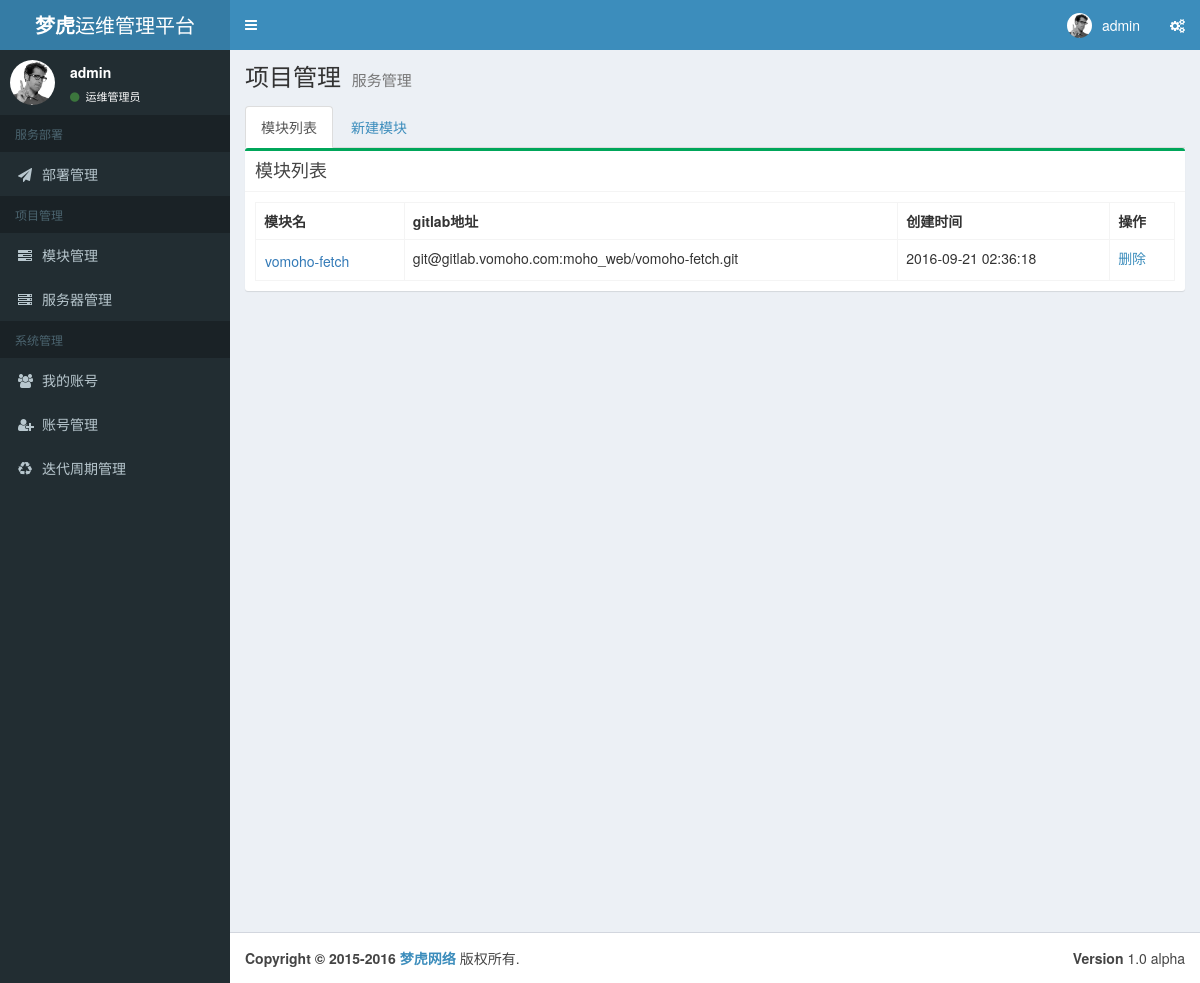
The page /project/project_list (signed in) on the database its author committed.
### tables this page shows
CREATE TABLE users (
  id integer primary key autoincrement,
  email text not null,
  username text not null,
  password text not null,
  system_role integer not null,
  position text not null
);

CREATE TABLE projects (
  id integer primary key autoincrement,
  pid integer,
  name text not null,
  gitlab_url text default "",
  branch text default "",
  pre_shell default "",
  pos_shell default "",
  time TIMESTAMP NOT NULL DEFAULT current_timestamp,
  description text default ""
);

### views/project.py (the view)
@project.route("/project_list")
def project_list():
    if not session.get('logged_in'):
        abort(401)
    cur = g.db.execute("select * from projects")
    projects = cur.fetchall()
    cur2 = g.db.execute("select * from users")
    users = cur2.fetchall()
    return render_template("project_list.html",
                           service_type=SERVICE_TYPE["PROJECT_MANEGE"],
                           service_name=PROJECT_MANEGE["PROJECT_MANEGE"],
                           projects=projects,
                           users=users)

### run.py (called while the page is built)
def connect_db():
    rv = sqlite3.connect(app.config['DATABASE'])
    rv.row_factory = sqlite3.Row
    return rv

@app.before_request
def before_request():
    g.db = connect_db()
    g.cf = configparser.ConfigParser()
    g.cf.read("config.iml")

@app.teardown_request
def teardown_request(exception):
    if exception is not None:
        print(exception)
    db = getattr(g, 'db', None)
    if db is not None:
        db.close()
    g.db.close()

### templates/project_list.html (shortened to what this page needs)
{% extends "base_layout.html" %}
{% block css %}
    <link href="{{ url_for('static', filename='basstyle.css') }}" rel="stylesheet" type="text/css"/>
{% endblock %}
{% block body %}
  <ul class="nav nav-tabs" role="tablist">
      <li role="presentation" class="active"><a href="#project_list" aria-controls="project_list" role="tab" data-toggle="tab">模块列表</a></li>
      <li role="presentation"><a href="#project_manage" aria-controls="project_manage" role="tab" data-toggle="tab">新建模块</a></li>
  </ul>
  <div class="tab-content">
    <div role="tabpanel" class="tab-pane active" id="project_list">
        <div class="row">
            <div class="col-xs-12">
                <div class="box box-success">
                    <div class="box-header with-border">
                        <h3 class="box-title">模块列表</h3>
                    </div>
                    <div class="box-body">
                        <table class="table table-bordered" id="pro_info">
                            <tr>
                                <th>模块名</th>
                                <th>gitlab地址</th>
                                <th>创建时间</th>
                                {% if session.get('username') == 'admin' %}
                                <th>操作</th>
                                {% endif %}
                            </tr>
                            {% for project in projects %}
                            <tr class="pro_info_tr">
                                <td>
                                    <a class="btn btn-link btn-a" data-toggle="modal" data-target="#myModal">{{ project.name }}</a>
                                </td>
                                <td>{{ project.gitlab_url }}</td>
                                <td>{{ project.time }}</td>
                                <td>
                                    {% if session.get('username') == 'admin' %}
                                    <a href="/project/delete_project/{{ project.pid }}">删除</a>
                                    {% endif %}
                                </td>
                            </tr>
                            {% endfor %}
                        </table>
                    </div>
                </div>
            </div>
        </div>
    </div>
  </div>
{% endblock %}

### templates/base_layout.html (shortened to what this page needs)
<!DOCTYPE html>
<html>
{% if session.logged_in %}
<head>
    <link href="{{ url_for('static', filename='bootstrap/css/bootstrap.min.css') }}" rel="stylesheet" type="text/css"/>
    <link href="{{ url_for('static', filename='dist/css/font-awesome.min.css') }}" rel="stylesheet" type="text/css"/>
    <link href="{{ url_for('static', filename='dist/css/ionicons.min.css') }}" rel="stylesheet" type="text/css"/>
    <link href="{{ url_for('static', filename='dist/css/AdminLTE.min.css') }}" rel="stylesheet" type="text/css"/>
    <link href="{{ url_for('static', filename='dist/css/skins/_all-skins.min.css') }}" rel="stylesheet"
          type="text/css"/>
    <link href="{{ url_for('static', filename='plugins/iCheck/flat/blue.css') }}" rel="stylesheet" type="text/css"/>
    <link href="{{ url_for('static', filename='plugins/jvectormap/jquery-jvectormap-1.2.2.css') }}" rel="stylesheet"
          type="text/css"/>
    <link href="{{ url_for('static', filename='plugins/datepicker/datepicker3.css') }}" rel="stylesheet"
          type="text/css"/>
    <link href="{{ url_for('static', filename='plugins/daterangepicker/daterangepicker-bs3.css') }}" rel="stylesheet"
          type="text/css"/>
    {% block css %}{% endblock %}
</head>
<body class="skin-blue sidebar-mini">
<div class="wrapper">
    <header class="main-header">
        <a href="index2.html" class="logo">
            <span class="logo-lg"><b>梦虎</b>运维管理平台</span>
        </a>
        <nav class="navbar navbar-static-top" role="navigation">
            <a href="#" class="sidebar-toggle" data-toggle="offcanvas" role="button">
            </a>
            <div class="navbar-custom-menu">
                <ul class="nav navbar-nav">
                    <li class="dropdown user user-menu">
                        <a href="#" class="dropdown-toggle" data-toggle="dropdown">
                            <img src="{{ url_for('static', filename='dist/img/user2-160x160.jpg') }}" class="user-image" alt="User Image"/>
                            <span class="hidden-xs">{{ session.username }}</span>
                        </a>
                    </li>
                    <li>
                        <a href="#" data-toggle="control-sidebar"><i class="fa fa-gears"></i></a>
                    </li>
                </ul>
            </div>
        </nav>
    </header>
    <aside class="main-sidebar">
        <section class="sidebar">
            <div class="user-panel">
                <div class="pull-left image">
                    <img src="{{ url_for('static', filename='dist/img/user2-160x160.jpg') }}" class="img-circle" alt="User Image"/>
                </div>
                <div class="pull-left info">
                    <p>{{ session.username }}</p>
                    <a href="#"><i class="fa fa-circle text-success"></i> {{ session.position }}</a>
                </div>
            </div>
            <ul class="sidebar-menu">
                <li class="header">服务部署</li>
                {% if service_name == "部署管理" %}
                    <li class="active">{% else %}
                    <li>{% endif %}
                        <a href="{{ url_for('deploy.deploy_manage') }}">
                            <i class="fa fa-send "></i> <span>部署管理</span>
                        </a>
                    </li>
                {% if session.access != 4%}
                <li class="header">项目管理</li>
                {% if service_name == "工程管理" %}
                    <li class="active">{% else %}
                    <li>{% endif %}
                        <a href="{{ url_for('project.project_list') }}">
                            <i class="fa fa-tasks"></i> <span>模块管理</span>
                        </a>
                    </li>
                {% if session.access != 3 %}
                {% if service_name == "服务器管理" %}
                    <li class="active">{% else %}
                    <li>{% endif %}
                        <a href="{{ url_for('build.server_manage') }}">
                            <i class="fa fa-server"></i> <span>服务器管理</span>
                        </a>
                    </li>
                {% endif %}
                {% endif %}
                <li class="header">系统管理</li>
                {% if service_name == "我的账号" %}
                    <li class="active">{% else %}
                    <li>{% endif %}
                        <a href="{{ url_for('system.my_account', error='None') }}">
                            <i class="fa fa-users"></i> <span>我的账号</span>
                        </a>
                    </li>
                {% if session.username == 'admin' %}
                    {% if service_name == "账号管理" %}
                        <li class="active">{% else %}
                        <li>{% endif %}
                            <a href="{{ url_for('system.account_manage') }}">
                                <i class="fa fa-user-plus"></i> <span>账号管理</span>
                            </a>
                        </li>
                    {% if service_name == "迭代周期管理" %}
                        <li class="active">{% else %}
                        <li>{% endif %}
                            <a href="{{ url_for('system.cycle_manage') }}">
                                <i class="fa fa-recycle"></i> <span>迭代周期管理</span>
                            </a>
                        </li>
                {% endif %}
            </ul>
        </section>
    </aside>
    <div class="content-wrapper">
        <section class="content-header">
            <h1>
                {{ service_type }}
                <small>{{ service_name }}</small>
            </h1>
        </section>
        <section class="content">
            {% block body %}{% endblock %}
        </section>
    </div>
    <footer class="main-footer">
        <div class="pull-right hidden-xs">
            <b>Version</b> 1.0 alpha
        </div>
        <strong>Copyright &copy; 2015-2016 <a href="http://www.dreamtiger.cn">梦虎网络</a></strong> 版权所有.
    </footer>
</div>
</body>
{% endif %}
</html>

### static/basstyle.css (style rules this page uses)
.btn-a { padding:0; }

### rows shown on the page
users: username "admin", position "运维管理员"
projects: name "vomoho-fetch", gitlab_url "git@gitlab.vomoho.com:moho_web/vomoho-fetch.git", time "2016-09-21 02:36:18"

### other values the page prints
{{ service_type }} "项目管理"
{{ service_name }} "服务管理"
